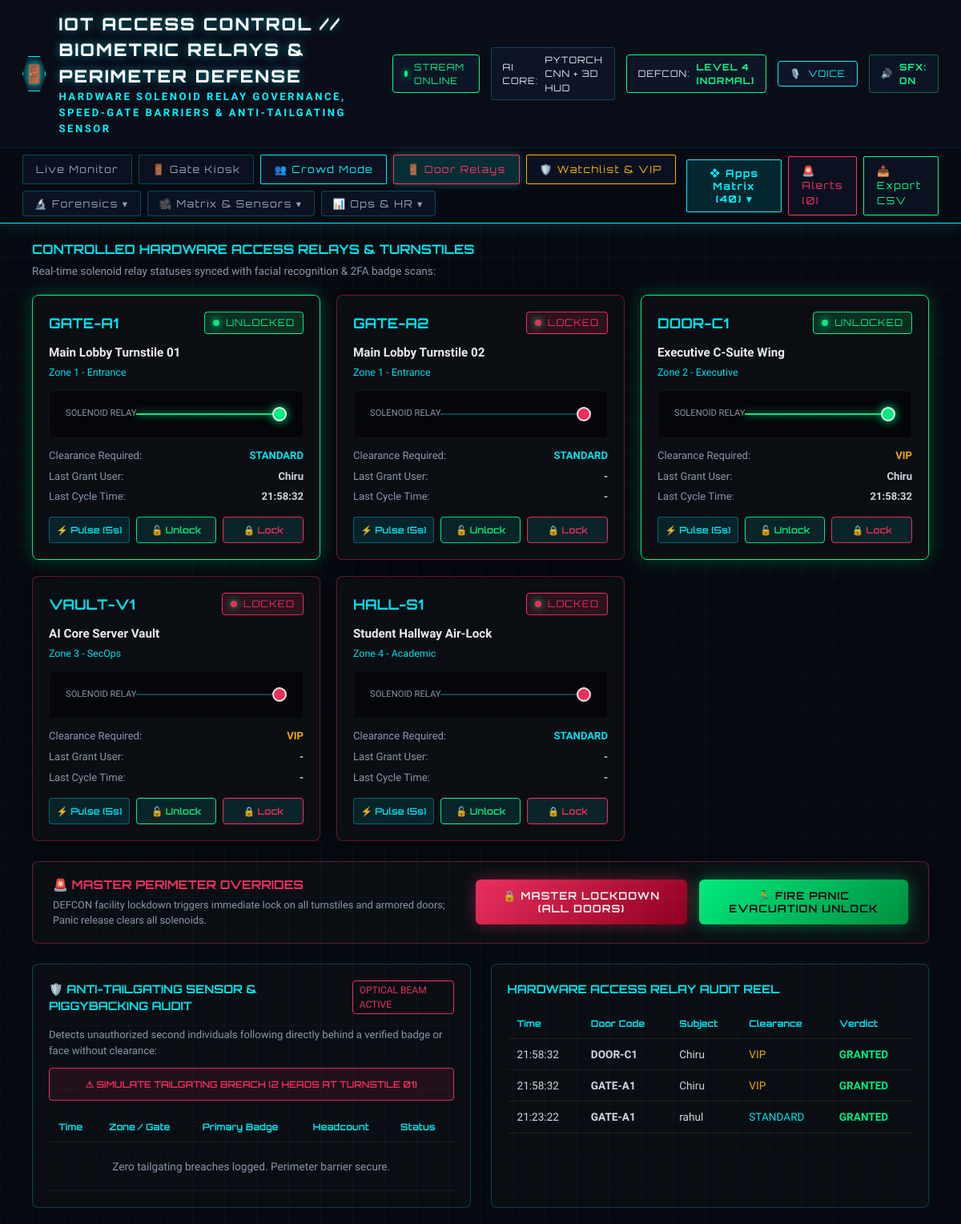
Before: /access with the older database file.
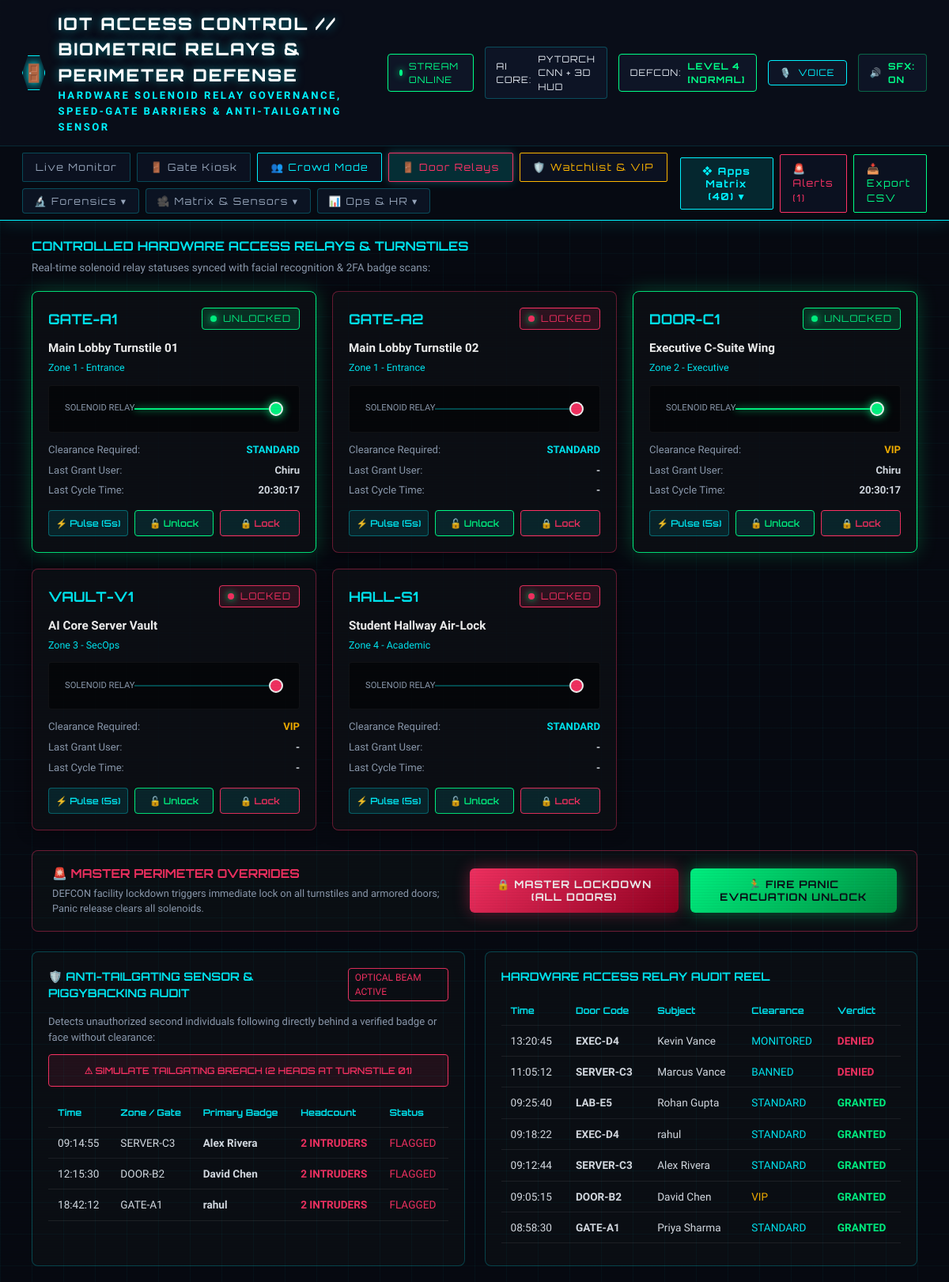
After: the same page with the newer database file.
### tables this page shows
CREATE TABLE doors (
                    id INTEGER PRIMARY KEY AUTOINCREMENT,
                    door_code TEXT UNIQUE NOT NULL,
                    name TEXT NOT NULL,
                    zone TEXT NOT NULL,
                    clearance_required TEXT DEFAULT 'STANDARD',
                    relay_state TEXT DEFAULT 'LOCKED',
                    last_access_time TEXT DEFAULT '-',
                    last_user TEXT DEFAULT '-'
                );

CREATE TABLE access_logs (
                    id INTEGER PRIMARY KEY AUTOINCREMENT,
                    timestamp TEXT NOT NULL,
                    date TEXT NOT NULL,
                    time TEXT NOT NULL,
                    door_code TEXT NOT NULL,
                    door_name TEXT NOT NULL,
                    user_name TEXT NOT NULL,
                    clearance TEXT NOT NULL,
                    status TEXT NOT NULL,
                    snapshot_url TEXT DEFAULT ''
                );

CREATE TABLE tailgating_incidents (
                    id INTEGER PRIMARY KEY AUTOINCREMENT,
                    timestamp TEXT NOT NULL,
                    date TEXT NOT NULL,
                    time TEXT NOT NULL,
                    zone TEXT NOT NULL,
                    primary_user TEXT NOT NULL,
                    headcount INTEGER DEFAULT 2,
                    snapshot_url TEXT DEFAULT '',
                    status TEXT DEFAULT 'FLAGGED'
                );

### app.py (the view)
@app.route('/access')
def access_view():
    stats = db.get_stats()
    doors = db.get_doors()
    logs = db.get_access_logs(limit=30)
    tailgate_events = db.get_tailgating_incidents(limit=15)
    return render_template('access.html', stats=stats, doors=doors, logs=logs, tailgate_events=tailgate_events)

### attendance_engine/db.py (called while the page is built)
    def _get_connection(self):
        conn = sqlite3.connect(self.db_path, check_same_thread=False)
        conn.row_factory = sqlite3.Row
        return conn

    def get_doors(self):
        with self._get_connection() as conn:
            cursor = conn.cursor()
            cursor.execute("SELECT * FROM doors ORDER BY id ASC")
            return [dict(row) for row in cursor.fetchall()]

    def get_access_logs(self, limit=40):
        with self._get_connection() as conn:
            cursor = conn.cursor()
            cursor.execute("SELECT * FROM access_logs ORDER BY id DESC LIMIT ?", (limit,))
            return [dict(row) for row in cursor.fetchall()]

    def get_tailgating_incidents(self, limit=30):
        with self._get_connection() as conn:
            cursor = conn.cursor()
            cursor.execute("SELECT * FROM tailgating_incidents ORDER BY id DESC LIMIT ?", (limit,))
            return [dict(row) for row in cursor.fetchall()]

### templates/access.html (shortened to what the changed rows need)
<!DOCTYPE html>
<html lang="en">
<head>
  <link rel="stylesheet" href="/static/css/style.css">
</head>
<body>
    {% set active_page = 'access' %}
  {% set nav_icon = '🚪' %}
  {% set nav_title = 'IOT ACCESS CONTROL // BIOMETRIC RELAYS & PERIMETER DEFENSE' %}
  {% set nav_subtitle = 'HARDWARE SOLENOID RELAY GOVERNANCE, SPEED-GATE BARRIERS & ANTI-TAILGATING SENSOR' %}
  {% include 'nav_header.html' %}
  <main style="padding: 20px 40px;">
    <div class="doors-grid" id="doors-container">
      {% for d in doors %}
      {% set is_unl = d.relay_state == 'UNLOCKED' %}
      <div class="door-card {{ 'unlocked' if is_unl else 'locked' }}" id="card-{{ d.door_code }}">
        <div class="door-header">
          <div class="door-code">{{ d.door_code }}</div>
          <div class="door-relay-indicator {{ 'relay-unlocked' if is_unl else 'relay-locked' }}" id="ind-{{ d.door_code }}">
            <span class="pulse-dot" style="background: {{ '#00ff88' if is_unl else '#ff3366' }};"></span>
            <span id="state-txt-{{ d.door_code }}">{{ d.relay_state }}</span>
          </div>
        </div>
        <div style="font-weight: 700; font-size: 0.95rem; color:#fff; margin-bottom: 4px;">{{ d.name }}</div>
        <div style="font-size: 0.78rem; color:#00f3ff; margin-bottom: 10px;">{{ d.zone }}</div>
        <div class="circuit-graphic">
          <span style="font-size:0.7rem; color:#94a3b8;">SOLENOID RELAY</span>
          <div class="circuit-line {{ 'active' if is_unl else '' }}" id="cline-{{ d.door_code }}"></div>
          <div class="relay-node {{ 'unlocked' if is_unl else '' }}" id="rnode-{{ d.door_code }}"></div>
        </div>
        <div class="door-info-row">
          <span>Clearance Required:</span>
          <span class="door-info-val" style="color: {{ '#ffb700' if d.clearance_required == 'VIP' else '#00f3ff' }};">
            {{ d.clearance_required }}
          </span>
        </div>
        <div class="door-info-row">
          <span>Last Grant User:</span>
          <span class="door-info-val" id="user-{{ d.door_code }}">{{ d.last_user }}</span>
        </div>
        <div class="door-info-row">
          <span>Last Cycle Time:</span>
          <span class="door-info-val" id="time-{{ d.door_code }}">{{ d.last_access_time }}</span>
        </div>
        <div class="door-btn-row">
          <button class="door-action-btn" onclick="pulseDoor('{{ d.door_code }}')">⚡ Pulse (5s)</button>
          <button class="door-action-btn" style="border-color:#00ff88; color:#00ff88;" onclick="setDoor('{{ d.door_code }}', 'unlock')">🔓 Unlock</button>
          <button class="door-action-btn" style="border-color:#ff3366; color:#ff3366;" onclick="setDoor('{{ d.door_code }}', 'lock')">🔒 Lock</button>
        </div>
      </div>
      {% endfor %}
    </div>
    <div class="tailgate-section">
      <div class="panel-box">
        <table class="log-table">
          <thead>
            <tr>
              <th>Time</th>
              <th>Zone / Gate</th>
              <th>Primary Badge</th>
              <th>Headcount</th>
              <th>Status</th>
            </tr>
          </thead>
          <tbody id="tailgate-tbody">
            {% if tailgate_events %}
              {% for ev in tailgate_events %}
              <tr>
                <td>{{ ev.time }}</td>
                <td>{{ ev.zone }}</td>
                <td><strong>{{ ev.primary_user }}</strong></td>
                <td style="color:#ff3366; font-weight:700;">{{ ev.headcount }} INTRUDERS</td>
                <td style="color:#ff3366;">FLAGGED</td>
              </tr>
              {% endfor %}
            {% else %}
              <tr>
                <td colspan="5" style="text-align:center; color:#94a3b8; padding:20px;">
                  Zero tailgating breaches logged. Perimeter barrier secure.
                </td>
              </tr>
            {% endif %}
          </tbody>
        </table>
      </div>
      <div class="panel-box">
        <div style="max-height: 320px; overflow-y: auto;">
          <table class="log-table">
            <thead>
              <tr>
                <th>Time</th>
                <th>Door Code</th>
                <th>Subject</th>
                <th>Clearance</th>
                <th>Verdict</th>
              </tr>
            </thead>
            <tbody id="access-logs-tbody">
              {% if logs %}
                {% for l in logs %}
                <tr>
                  <td>{{ l.time }}</td>
                  <td><strong>{{ l.door_code }}</strong></td>
                  <td>{{ l.user_name }}</td>
                  <td style="color: {{ '#ffb700' if l.clearance == 'VIP' else '#00f3ff' }};">{{ l.clearance }}</td>
                  <td style="color: {{ '#00ff88' if l.status == 'GRANTED' else '#ff3366' }}; font-weight: 700;">
                    {{ l.status }}
                  </td>
                </tr>
                {% endfor %}
              {% else %}
                <tr>
                  <td colspan="5" style="text-align:center; color:#94a3b8; padding:20px;">
                    No hardware access logs recorded yet today.
                  </td>
                </tr>
              {% endif %}
            </tbody>
          </table>
        </div>
      </div>
    </div>
  </main>
</body>
</html>

Changed rows visible on the page:
removed access_logs: time "21:58:32", door_code "DOOR-C1", user_name "Chiru", clearance "VIP", status "GRANTED"
removed access_logs: time "21:58:32", door_code "GATE-A1", user_name "Chiru", clearance "VIP", status "GRANTED"
removed access_logs: time "21:23:22", door_code "GATE-A1", user_name "rahul", clearance "STANDARD", status "GRANTED"
changed doors "GATE-A1": last_access_time "21:58:32" → "20:30:17"
changed doors "DOOR-C1": last_access_time "21:58:32" → "20:30:17"
added tailgating_incidents: time "09:14:55", zone "SERVER-C3", primary_user "Alex Rivera", headcount "2"
added tailgating_incidents: time "12:15:30", zone "DOOR-B2", primary_user "David Chen", headcount "2"
added tailgating_incidents: time "18:42:12", zone "GATE-A1", primary_user "rahul", headcount "2"
added access_logs: time "13:20:45", door_code "EXEC-D4", user_name "Kevin Vance", clearance "MONITORED", status "DENIED"
added access_logs: time "11:05:12", door_code "SERVER-C3", user_name "Marcus Vance", clearance "BANNED", status "DENIED"
added access_logs: time "09:25:40", door_code "LAB-E5", user_name "Rohan Gupta", clearance "STANDARD", status "GRANTED"
added access_logs: time "09:18:22", door_code "EXEC-D4", user_name "rahul", clearance "STANDARD", status "GRANTED"
added access_logs: time "09:12:44", door_code "SERVER-C3", user_name "Alex Rivera", clearance "STANDARD", status "GRANTED"
added access_logs: time "09:05:15", door_code "DOOR-B2", user_name "David Chen", clearance "VIP", status "GRANTED"
added access_logs: time "08:58:30", door_code "GATE-A1", user_name "Priya Sharma", clearance "STANDARD", status "GRANTED"
Other visible differences:
text no longer shown: "0 Zero tailgating breaches logged. Perimeter barrier secure."
text now shown: "1"
